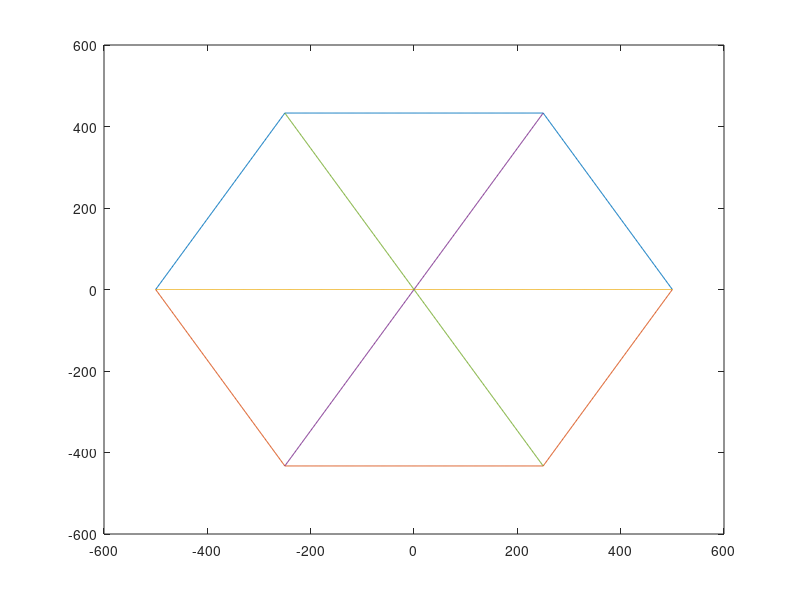

MATLAB code to generate this figure:
R = 500;        % cell radius
% reference hexagon
X0 = linspace(-500, 500, 1001);
Y0 = zeros(1, 1001);
for i = 1:250
    Y0(i) = sqrt(3) * (R + X0(i));
end
for i = 251:750
    Y0(i) = sqrt(3) * R / 2;
end
for i = 751:1001
    Y0(i) = sqrt(3) * (R - X0(i));
end
Ym = -1 * Y0;
XL = linspace(-250, 250, 501);
% border of sectors
L1 = zeros(1, 1001);
L2 = zeros(1, 501);        
L3 = zeros(1, 501);
for i = 1:501
    L2(i) = sqrt(3) * XL(i);
    L3(i) = -sqrt(3) * XL(i);
end
% plot
plot(X0, Y0);
hold on
plot(X0, Ym);
plot(X0, L1);
plot(XL, L2);
plot(XL, L3);

